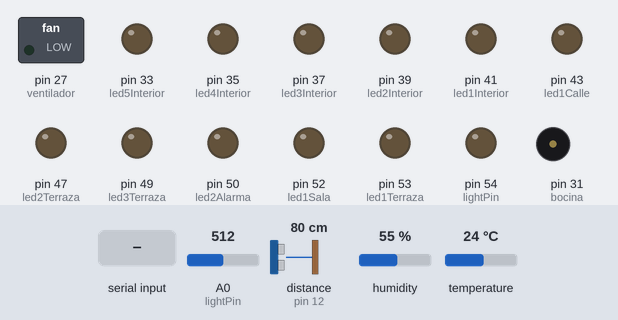
Bench run of a sketch on a simulated Arduino Mega 2560, built with avr-gcc and run on an emulated ATmega2560. On the bench: switched loads named in the sketch (green lamp = pin HIGH), output pins drawn as LEDs (lit = HIGH), buzzer (waves = sounding, pin HIGH). Wiring (inferred from the names in the program): ultrasonic range finder: trigger pin 13; echo pin 12. The inputs (shaded band) are chosen by the test bench; at power-on: temperature 24 °C, distance to the obstacle (sensor on pin 12) 80 cm, A0 (lightPin) = 512, humidity 55 %. The echo pulse lasts 58.3 µs per cm; pins used as bus, display or sensor lines are not drawn; what the sketch prints to the serial monitor is not drawn.

Above: at 1.2 s.
1.3 s: temperature set to 27 °C
At 2.4 s:
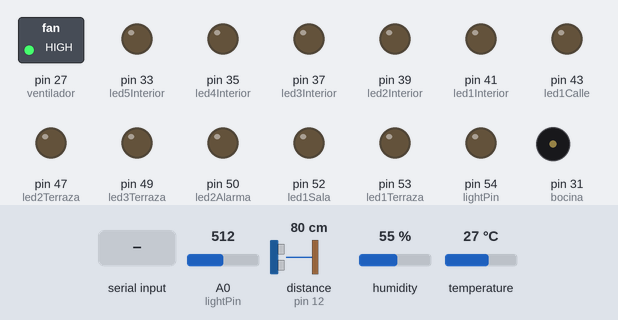
3.6 s: distance to the obstacle (sensor on pin 12) set to 17 cm
5.4 s: distance to the obstacle (sensor on pin 12) set to 13 cm
At 7.5 s:
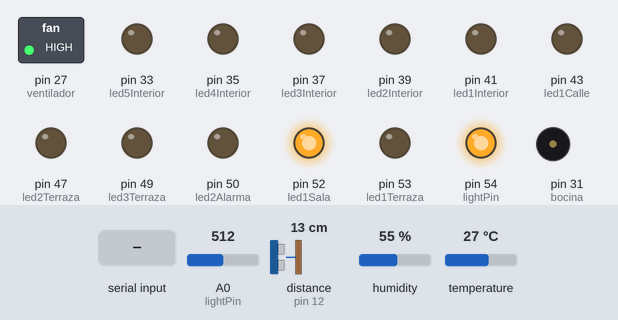
7.8 s: "c" received over Serial
At 9.2 s:
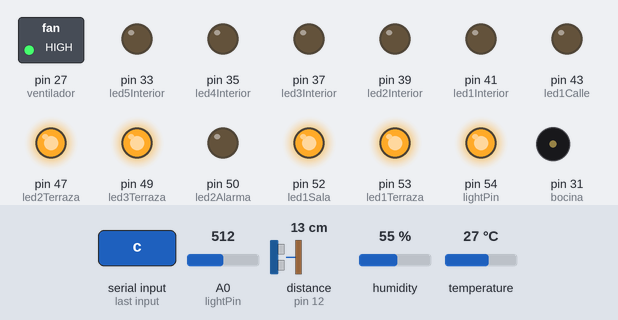
9.8 s: "b" received over Serial
At 11.1 s:
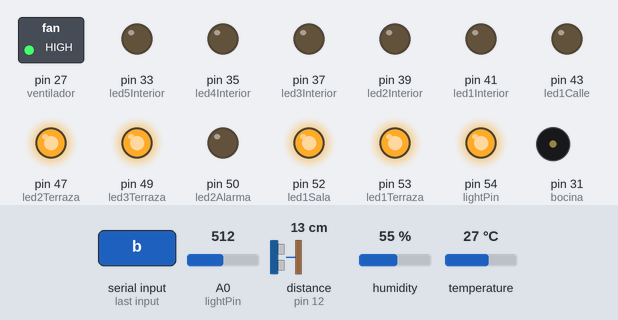
12.0 s: temperature set to 12 °C
At 13.5 s:
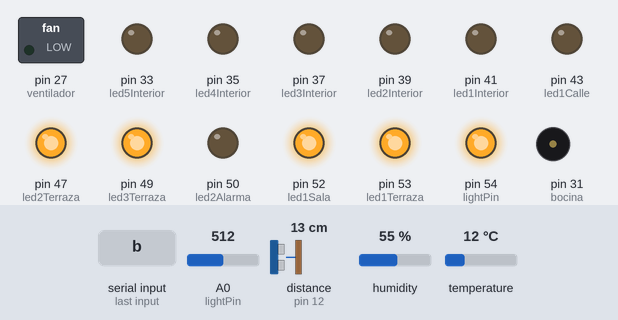
Timing chart, 0 to 15.0 s (numbered marks = the images above; inputs shaded):
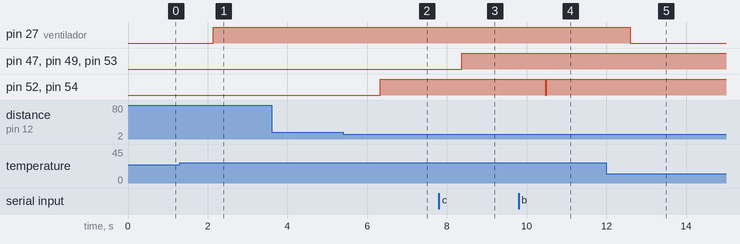

Measured:
- the behaviour switches between 25 and 26 °C on temperature (found by bisection; images 0 and 1)
- the behaviour switches between 15 and 14 cm on distance to the obstacle (sensor on pin 12) (found by bisection; images 1 and 2)
- after the input at 1.3 s, pin 27 (ventilador): LOW → HIGH after 0.84 s
- after the input at 3.6 s, every drawn part: stays the same
- after the input at 5.4 s, pin 52 (led1Sala), pin 54 (lightPin): LOW → HIGH after 0.93 s
- after the input at 7.8 s, pin 47 (led2Terraza), pin 49 (led3Terraza), pin 53 (led1Terraza): LOW → HIGH after 0.58 s
- after the input at 9.8 s, pin 52 (led1Sala), pin 54 (lightPin): HIGH → LOW after 0.66 s, → HIGH 0.05 s later
- after the input at 12.0 s, pin 27 (ventilador): HIGH → LOW after 0.60 s

The sketch:

bluetooth.ino
```cpp
// Sensor de luz
int lightPin = 0; // Pin LDR.
int valor; // Variable para cálculos.
int min = 988; // Valor minimo obtenido por A0.
int max = 1018; // Valor maximo obtenido por A0.

// Temperatura
#include <DHT11.h>
DHT11 dht11(2); // Pin 2
  // Ventilador
  int ventilador =  27;
  int err;
  char dato;
  float temp, hum; // lectores digitales

// Luces

// terraza = 53, 49, 47

// Sala = 52, 54

// Alarma = 50, 51

int led1Sala = 52;
int led2Sala = 54;

int led1Terraza = 53;
int led2Terraza = 47;
int led3Terraza = 49;

int led1Calle = 43;

int led1Interior = 41;
int led2Interior = 39;
int led3Interior = 37;
int led4Interior = 35;
int led5Interior = 33;

int led1Alarma = 51;
int led2Alarma = 50;

int led1Exterior = 22;
int led2Exterior = 24;

// Sensor de Proximidad - Funciona a 5V
int ecoPin = 12;  // cable blanco/marron
int trigPin = 13; // cable azul
bool filtro_proximidad = false;
long duracion, distancia;

// Sensor PIR

int pinopir = 29;  //Pino ligado ao sensor PIR
int acionamento;  //Variavel para guardar valor do sensor
int ct = 15;
int bocina = 31;
bool filtro_alarma = false;


void setup(){
  Serial.begin(9600);
  pinMode(ventilador, OUTPUT);  pinMode(led1Sala, OUTPUT);  pinMode(led2Sala, OUTPUT);  pinMode(led1Terraza, OUTPUT); pinMode(led2Terraza, OUTPUT);  pinMode(led3Terraza, OUTPUT);
  pinMode(led1Calle, OUTPUT);  pinMode(led1Interior, OUTPUT);  pinMode(led2Interior, OUTPUT);  pinMode(led3Interior, OUTPUT);  pinMode(led4Interior, OUTPUT);  pinMode(led5Interior, OUTPUT);
  pinMode(led1Alarma, OUTPUT);  pinMode(led2Alarma, OUTPUT);

  pinMode(bocina, OUTPUT); //Define pino como saida
  pinMode(pinopir, INPUT);   //Define pino sensor como entrada

  pinMode(trigPin, OUTPUT);   //envia la señal de ultrasonido
  pinMode(ecoPin, INPUT);     //reciba la señal de ultrasonido

}

void loop(){

    char dato = Serial.read();

    if(dato == 'a'){
      lucesSala(true);
    }

    if(dato == 'b'){
      lucesSala(false);
    }

    if(dato == 'c'){
      lucesTerraza(true);
    }

    if(dato == 'd'){
      lucesTerraza(false);
    }

    if(dato == 'e'){
      lucesCalle(true);
    }

    if(dato == 'f'){
      lucesCalle(false);
    }

    if(dato == 'g'){
      lucesInterior(true);
    }

    if(dato == 'h'){
      lucesInterior(false);
    }

    if(dato == 'i'){
      filtro_alarma = true;
    }

    if(dato == 'j'){
      lucesAlarma(false);
      digitalWrite(bocina, LOW);
      filtro_alarma = false;
    }


   if (getTempValue() >= 26){
    digitalWrite(ventilador, HIGH);
   }else{
    digitalWrite(ventilador, LOW);
   }

   if (valorSensor() > 600){
      lucesExterior(true);
   }else {
      lucesExterior(false);
   }

   getProximidad();

   if (filtro_alarma == true){
      getPIR();
   }


   delay(1000);

 }

// Funcion para el sensor de Luz
int valorSensor(){
  valor = analogRead(lightPin); // Leemos el valor de A0.
  return (valor);
}


// Funcion para el modulo PIR
void getPIR(){
  acionamento = digitalRead(pinopir); //Le o valor do sensor PIR
  if (acionamento == HIGH) {
    digitalWrite(bocina, HIGH);
    lucesAlarma(true);
  }
}


// Funcion para el valor de la proximidad
void getProximidad(){
  if (filtro_proximidad == false){
  //funcionamento del sensor envia y recibe la señal
   digitalWrite(trigPin, LOW);
   delayMicroseconds(2);
   digitalWrite(trigPin, HIGH);
   delayMicroseconds(5);
   digitalWrite(trigPin, LOW);
   // Fin de lectura
   duracion = pulseIn(ecoPin, HIGH);
   //transformo los microsegundos en centimetros
   distancia = (duracion / 29 / 2);

   if(distancia <= 14){
     lucesSala(true);
     filtro_proximidad = true;
   }
  }
}
// Retorna el valor de la temperatura
float getTempValue(){
    if((err = dht11.read(hum, temp)) == 0){    // Si devuelve 0 es que ha leido bien
      Serial.print(temp);
      delay(20);
      return temp;
    }else{
      return 0;
    }
}


//Funciones para encender luces
void lucesSala(bool filtro){
  if(filtro == true) {
    digitalWrite(led1Sala, HIGH);
    digitalWrite(led2Sala, HIGH);
  }else{
    digitalWrite(led1Sala, LOW);
    digitalWrite(led2Sala, LOW);
    filtro_proximidad = false;
  }
}

void lucesTerraza(bool filtro){
  if(filtro == true) {
    digitalWrite(led1Terraza, HIGH);
    digitalWrite(led2Terraza, HIGH);
    digitalWrite(led3Terraza, HIGH);
  }else{
    digitalWrite(led1Terraza, LOW);
    digitalWrite(led2Terraza, LOW);
    digitalWrite(led3Terraza, LOW);
  }
}

void lucesInterior(bool filtro){
  if(filtro == true) {
    digitalWrite(led1Interior, HIGH);
    digitalWrite(led2Interior, HIGH);
    digitalWrite(led3Interior, HIGH);
    digitalWrite(led4Interior, HIGH);
    digitalWrite(led5Interior, HIGH);

  }else{
    digitalWrite(led1Interior, LOW);
    digitalWrite(led2Interior, LOW);
    digitalWrite(led3Interior, LOW);
    digitalWrite(led4Interior, LOW);
    digitalWrite(led5Interior, LOW);
  }
}

void lucesCalle(bool filtro){
  if(filtro == true) {
    digitalWrite(led1Calle, HIGH);

  }else{
    digitalWrite(led1Calle, LOW);

  }
}

void lucesAlarma(bool filtro){
  if(filtro == true) {
    digitalWrite(led1Alarma, HIGH);
    digitalWrite(led2Alarma, HIGH);
  }else{
    digitalWrite(led1Alarma, LOW);
    digitalWrite(led2Alarma, LOW);
   }
}

void lucesExterior(bool filtro){
  if(filtro == true) {
    digitalWrite(led1Exterior, HIGH);
    digitalWrite(led2Exterior, HIGH);
  }else{
    digitalWrite(led1Exterior, LOW);
    digitalWrite(led2Exterior, LOW);
   }
}
//Fin funciones para encender luces
```
